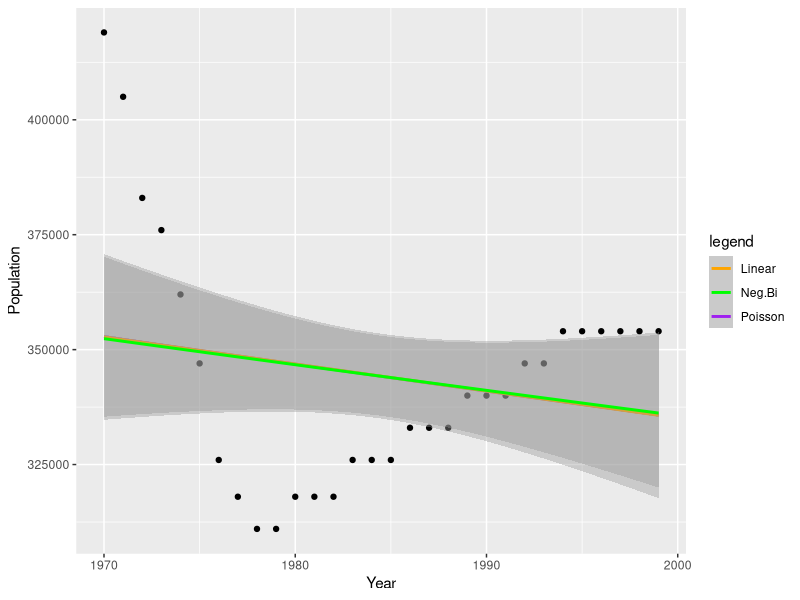
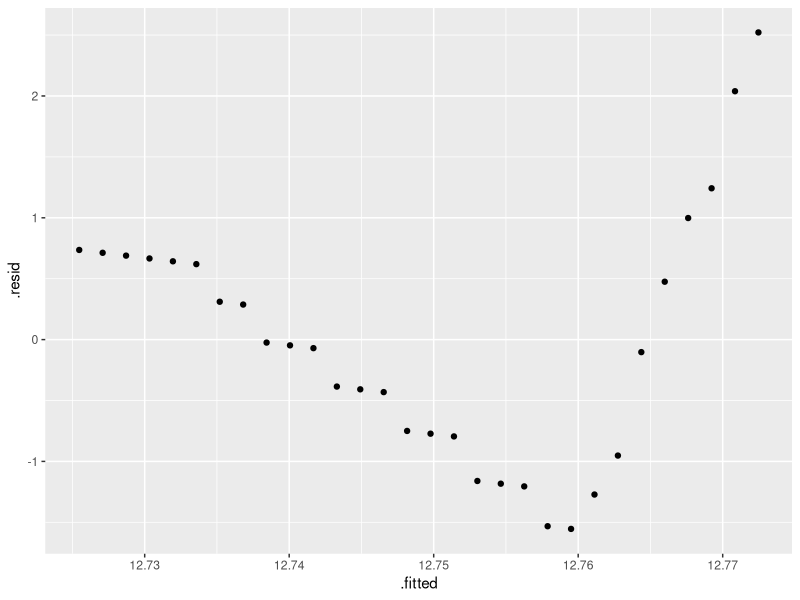
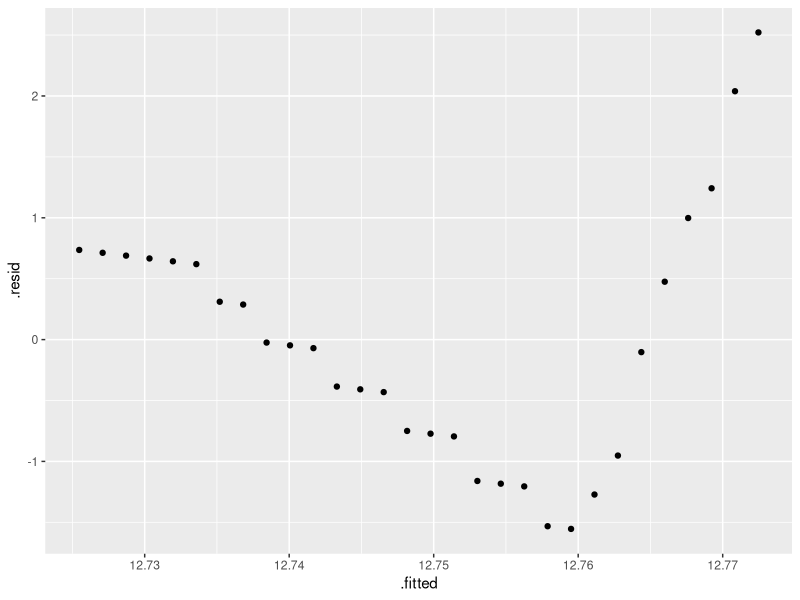

R code for these plots, in order:
## ---- chunk 1
library(tidyverse)
library(here)
library(MASS)
library(broom)
library(rsample)
whale <- read_csv(here("data", "sperm_whale_pop.csv"))
addax <- read_csv(here("data", "addax.csv"))
grizzly_ukraine <- read_csv(here("data", "grizzly_ukraine.csv"))
ringed_seal <- read_csv(here("data", "ringed_seal_finland.csv"))
## ---- chunk 2

pop.decline <- function(df, ntimes){
  #fit several models
  df <- na.omit(df)
  fit.glm <- glm(df$Population ~ df$Year, data = df)
  fit.poi <- glm(df$Population ~ df$Year, data = df, family = "poisson")
  fit.nb <- glm.nb(df$Population ~ df$Year, data = df)
  fits <- list((fit.glm), (fit.poi), (fit.nb))
  #####
  
  #compare AIC
  mods <- c("Linear Model", "Poisson", "Negative Binomial")
  aics <- c(summary(fit.glm)$aic, summary(fit.poi)$aic, summary(fit.nb)$aic)
  best_model <- fits[[order(aics)[1]]]
  aic_summary <- cat("AIC for Each Model", "\n",
                     mods[1], ": ", aics[1], "\n", 
                     mods[2], ": ", aics[2], "\n",
                     mods[3], ": ", aics[3], "\n")
  #####
  
  # do simulation for lowest aic
  # first, select best model and simulate accordingly
  # then, fit models to each simulation
  # finally, average the models to obtain an approximate 
  # estimate of extinction date
  n <- max(df$Year) - min(df$Year) +1
  y.hat <- best_model$fitted.values
  
  if(order(aics)[1] == 2){
    y.rep <- matrix(ncol = ntimes, data = c(rpois(n*ntimes, y.hat)))
  } else if(order(aics)[1] == 3){
    y.rep <- matrix(ncol = ntimes, data = c(rnegbin(n = n*ntimes, mu = y.hat, 
                                                    theta = summary(fit.nb)$theta)))
  } else {
    new_data <- data.frame("Year" = seq(max(df$Year)+1, max(df$Year) + n*ntimes, 1))
    preds <- predict(fit.glm, newdata = new_data, type = 'response')
    preds <- preds + runif(n = n*ntimes, min = min(fit.glm$residuals), max =  
                             max(fit.glm$residuals))
    y.rep <- matrix(ncol = ntimes, data = preds)
  }
  
  years <- c(min(df$Year):max(df$Year))
  y.rep.sort <- -apply(-y.rep, 2, sort)
  y.coefs <- t(apply(y.rep.sort, 2, function(y.col) lm(y.col~years)$coef))
  end.dates <- -y.coefs[,1] / y.coefs[,2]
  end.date <- cat("Predicted Extinction: ", mean(end.dates))
  #####
  
  #create plot with each model fit
  plot1 <- ggplot(data = df, aes(x = Year, y = Population)) +
    geom_point() +
    geom_smooth(method='glm',formula=y~x, method.args = list(family = "poisson"), 
                aes(color = "Poisson")) +
    geom_smooth(method='glm',formula=y~x, aes(color = "Linear")) + 
    geom_smooth(method='glm.nb',formula=y~x, aes(color = "Neg.Bi")) +
    scale_colour_manual(name="legend", values=c("orange", "green", "purple")) +
    labs(x = "Year", y = "Population")
  #####
  
  #create plot for lowest aic model
  aug.best_model <- augment(best_model)
  resid.plot1 <- ggplot(aug.best_model, aes(x = .fitted, y = .resid)) +
    geom_point()
  
  print_plots <- function(x, y){
    {par(mfrow = c(1,2))
      print(x)
      print(y)}
  }
  #####
  
  #return aics, predicted extinction, plots
  return(list(aic_summary, end.date, print_plots(plot1, resid.plot1)))
}
## ---- chunk 3
pop.decline(df = whale, ntimes = 100)
# pop.decline(df = addax, ntimes = 100)
# pop.decline(df = grizzly_ukraine, ntimes = 100)
# pop.decline(df = ringed_seal, ntimes = 100)
